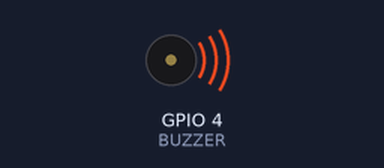
Simulated run of this sketch. Board: ESP32. Shown: buzzer (waves = sounding, pin HIGH). What the sketch prints to the serial monitor is not drawn.

Above: at 0.15 s.
Timing chart, 0 to 3.0 s (numbered marks = the images above):
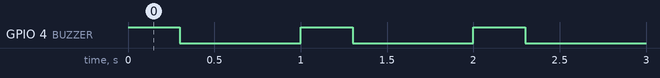

The sketch:

buzzer.ino
```cpp
#define BUZZER 4

void TaskBuzzer(void *pvParameters) {
  pinMode(BUZZER, OUTPUT);
  while (1) {
    digitalWrite(BUZZER, HIGH);
    Serial.printf("Buzzer ON | Core: %d\n", xPortGetCoreID());
    vTaskDelay(300 / portTICK_PERIOD_MS);
    digitalWrite(BUZZER, LOW);
    Serial.printf("Buzzer OFF | Core: %d\n", xPortGetCoreID());
    vTaskDelay(700 / portTICK_PERIOD_MS);
  }
}

void setup() {
  Serial.begin(115200);
  pinMode(BUZZER, OUTPUT);

  // Core 0
  xTaskCreatePinnedToCore(TaskBuzzer, "TaskBuzzer_Core0", 2000, NULL, 2, NULL, 0);
  // Core 1
  // xTaskCreatePinnedToCore(TaskBuzzer, "TaskBuzzer_Core1", 2000, NULL, 2, NULL, 1);
}

void loop() {}
```

Measured:
- by itself, GPIO 4 (BUZZER): alternates HIGH for 0.30 s and LOW for 0.70 s
